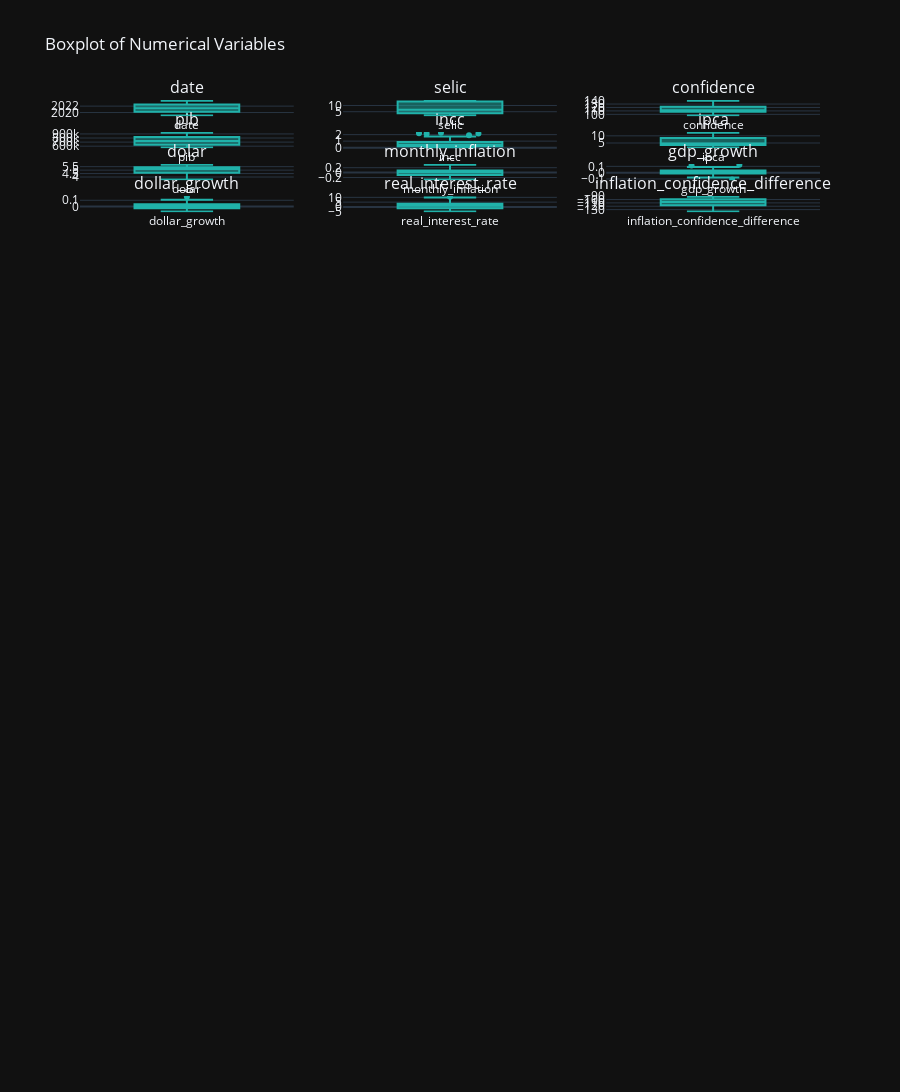

Notebook code for this chart:
### Markdown cell above
#### Outlier Analysis

### Code cell
num_columns = len(df_macroeconomic_book)
num_rows = (num_columns + 2) // 2

subplot_titles = [str(col) for col in df_macroeconomic_book]

fig = sp.make_subplots(rows=num_rows, cols=3, subplot_titles=subplot_titles)

for i, column in enumerate(df_macroeconomic_book, start=1):
    row = (i - 1) // 3 + 1
    col = (i - 1) % 3 + 1

    trace = go.Box(y=df_macroeconomic_book[column], name=column, 
                   marker_color='lightseagreen', boxpoints='outliers', 
                   jitter=0.7, hoverinfo='y+text', 
                   text=())

    fig.add_trace(trace, row=row, col=col)

fig.update_layout(title_text='Boxplot of Numerical Variables', height=300*num_rows, showlegend=False, template='plotly_dark')
fig.show()

### Figure 1 — Plotly figure (JSON) as saved in the notebook; plotly's stock layout.template omitted (floating-point values rounded to 4 significant figures)
{"data": [{"boxpoints": "outliers", "hoverinfo": "y+text", "jitter": 0.7, "marker": {"color": "lightseagreen"}, "name": "date", "text": [], "type": "box", "xaxis": "x", "y": ["2019-01-31", "2019-02-28", "2019-03-31", "2019-04-30", "2019-05-31", "2019-06-30", "2019-07-31", "2019-08-31", "2019-09-30", "2019-10-31", "2019-11-30", "2019-12-31", "2020-01-31", "2020-02-29", "2020-03-31", "2020-04-30", "2020-05-31", "2020-06-30", "2020-07-31", "2020-08-31", "2020-09-30", "2020-10-31", "2020-11-30", "2020-12-31", "2021-01-31", "2021-02-28", "2021-03-31", "2021-04-30", "2021-05-31", "2021-06-30", "2021-07-31", "2021-08-31", "2021-09-30", "2021-10-31", "2021-11-30", "2021-12-31", "2022-01-31", "2022-02-28", "2022-03-31", "2022-04-30", "2022-05-31", "2022-06-30", "2022-07-31", "2022-08-31", "2022-09-30", "2022-10-31", "2022-11-30", "2022-12-31", "2023-01-31", "2023-02-28", "2023-03-31", "2023-04-30", "2023-05-31", "2023-06-30", "2023-07-31", "2023-08-31"], "yaxis": "y"}, {"boxpoints": "outliers", "hoverinfo": "y+text", "jitter": 0.7, "marker": {"color": "lightseagreen"}, "name": "selic", "text": [], "type": "box", "xaxis": "x2", "y": [6.5, 6.5, 6.5, 6.5, 6.5, 6.5, 6.5, 6, 5.5, 5, 5, 4.5, 4.5, 4.25, 3.75, 3.75, 3, 2.25, 2.25, 2, 2, 2, 2, 2, 2, 2, 2.75, 2.75, 3.5, 4.25, 4.25, 5.25, 6.25, 7.75, 7.75, 9.25, 9.25, 10.75, 11.75, 11.75, 12.75, 13.25, 13.25, 13.75, 13.75, 13.75, 13.75, 13.75, 13.75, 13.75, 13.75, 13.75, 13.75, 13.75, 13.75, 13.25], "yaxis": "y2"}, {"boxpoints": "outliers", "hoverinfo": "y+text", "jitter": 0.7, "marker": {"color": "lightseagreen"}, "name": "confidence", "text": [], "type": "box", "xaxis": "x3", "y": [128.6, 139.4, 125.5, 121.7, 117.0, 107.4, 110.9, 114.6, 112.2, 111.8, 118.6, 121.3, 121.3, 131.8, 124.6, 112.0, 96.82, 100.4, 102.8, 102.6, 108.4, 107.6, 111.7, 111.7, 116.1, 116.2, 112.9, 105.0, 105.9, 107.3, 111.0, 112.0, 114.7, 109.4, 109.3, 112, 108.3, 104.0, 105.1, 104.3, 105.9, 103.6, 105.6, 106.8, 111.5, 114.2, 116.8, 122.8, 125.4, 128.8, 127.4, 125.1, 122.2, 125.3, 124.5, 131.0], "yaxis": "y3"}, {"boxpoints": "outliers", "hoverinfo": "y+text", "jitter": 0.7, "marker": {"color": "lightseagreen"}, "name": "pib", "text": [], "type": "box", "xaxis": "x4", "y": [578200.0, 576100.0, 601700.0, 612900.0, 615300.0, 596900.0, 631900.0, 629500.0, 619100.0, 650400.0, 639100.0, 637900.0, 615500.0, 620000.0, 637800.0, 569300.0, 579300.0, 608900.0, 645168, 637700.0, 646800.0, 670157, 676200.0, 702600.0, 677300.0, 706500.0, 768900.0, 733600.0, 724321, 724110, 754400.0, 753700.0, 746400.0, 755400.0, 771500.0, 782600.0, 722800.0, 754100.0, 838800.0, 819800.0, 826100.0, 826000.0, 852900.0, 854000.0, 836700.0, 856400.0, 859800.0, 867900.0, 804200.0, 824700.0, 927600.0, 886200.0, 884231, 880700.0, 909600.0, 912900.0], "yaxis": "y4"}, {"boxpoints": "outliers", "hoverinfo": "y+text", "jitter": 0.7, "marker": {"color": "lightseagreen"}, "name": "incc", "text": [], "type": "box", "xaxis": "x5", "y": [0.49, 0.09, 0.31, 0.38, 0.03, 0.88, 0.58, 0.42, 0.46, 0.18, 0.04, 0.21, 0.38, 0.33, 0.26, 0.22, 0.2, 0.34, 1.17, 0.72, 1.16, 1.73, 1.28, 0.7, 0.89, 1.89, 1.3, 0.9, 2.22, 2.16, 0.85, 0.46, 0.51, 0.86, 0.67, 0.35, 0.71, 0.38, 0.86, 0.95, 2.28, 2.14, 0.86, 0.09, 0.09, 0.12, 0.36, 0.09, 0.46, 0.05, 0.3, 0.14, 0.59, 0.71, 0.1, 0.17], "yaxis": "y5"}, {"boxpoints": "outliers", "hoverinfo": "y+text", "jitter": 0.7, "marker": {"color": "lightseagreen"}, "name": "ipca", "text": [], "type": "box", "xaxis": "x6", "y": [3.78, 3.89, 4.58, 4.94, 4.66, 3.37, 3.22, 3.43, 2.89, 2.54, 3.27, 4.31, 4.19, 4.01, 3.3, 2.4, 1.88, 2.13, 2.31, 2.44, 3.14, 3.92, 4.31, 4.52, 4.56, 5.2, 6.1, 6.76, 8.06, 8.35, 8.99, 9.68, 10.25, 10.67, 10.74, 10.06, 10.38, 10.54, 11.3, 12.13, 11.73, 11.89, 10.07, 8.73, 7.17, 6.47, 5.9, 5.79, 5.77, 5.6, 4.65, 4.18, 3.94, 3.16, 3.99, 4.61], "yaxis": "y6"}, {"boxpoints": "outliers", "hoverinfo": "y+text", "jitter": 0.7, "marker": {"color": "lightseagreen"}, "name": "dolar", "text": [], "type": "box", "xaxis": "x7", "y": [3.651, 3.738, 3.896, 3.945, 3.94, 3.832, 3.764, 4.138, 4.164, 4.003, 4.223, 4.03, 4.269, 4.498, 5.198, 5.426, 5.426, 5.475, 5.203, 5.471, 5.64, 5.771, 5.331, 5.196, 5.475, 5.53, 5.697, 5.403, 5.232, 5.002, 5.121, 5.143, 5.439, 5.642, 5.619, 5.58, 5.357, 5.139, 4.737, 4.918, 4.728, 5.237, 5.188, 5.178, 5.406, 5.256, 5.293, 5.217, 5.099, 5.207, 5.08, 5.0, 5.095, 4.819, 4.741, 4.921], "yaxis": "y7"}, {"boxpoints": "outliers", "hoverinfo": "y+text", "jitter": 0.7, "marker": {"color": "lightseagreen"}, "name": "monthly_inflation", "text": [], "type": "box", "xaxis": "x8", "y": [-0.1119, 0.0291, 0.1774, 0.0786, -0.05668, -0.2768, -0.04451, 0.06522, -0.1574, -0.1211, 0.2874, 0.318, -0.02784, -0.04296, -0.1771, -0.2727, -0.2167, 0.133, 0.08451, 0.05628, 0.2869, 0.2484, 0.09949, 0.04872, 0.00885, 0.1404, 0.1731, 0.1082, 0.1923, 0.03598, 0.07665, 0.07675, 0.05888, 0.04098, 0.00656, -0.06331, 0.03181, 0.01541, 0.07211, 0.07345, -0.03298, 0.01364, -0.1531, -0.1331, -0.1787, -0.09763, -0.0881, -0.01864, -0.003454, -0.02946, -0.1696, -0.1011, -0.05742, -0.198, 0.2627, 0.1554], "yaxis": "y8"}, {"boxpoints": "outliers", "hoverinfo": "y+text", "jitter": 0.7, "marker": {"color": "lightseagreen"}, "name": "gdp_growth", "text": [], "type": "box", "xaxis": "x9", "y": [-0.01576, -0.003675, 0.04454, 0.01856, 0.003894, -0.02988, 0.05862, -0.003766, -0.01656, 0.05048, -0.01728, -0.001912, -0.03505, 0.00732, 0.02864, -0.1074, 0.01768, 0.05102, 0.05957, -0.01158, 0.01433, 0.03605, 0.009037, 0.03903, -0.036, 0.04303, 0.08832, -0.04583, -0.01267, -0.0002913, 0.04187, -0.0009825, -0.009694, 0.01208, 0.02138, 0.01438, -0.07641, 0.04322, 0.1124, -0.02272, 0.007682, -3.499e-05, 0.03255, 0.00131, -0.02028, 0.02359, 0.003861, 0.009508, -0.07342, 0.02554, 0.1247, -0.04459, -0.002254, -0.003997, 0.0328, 0.003642], "yaxis": "y9"}, {"boxpoints": "outliers", "hoverinfo": "y+text", "jitter": 0.7, "marker": {"color": "lightseagreen"}, "name": "dollar_growth", "text": [], "type": "box", "xaxis": "x10", "y": [0.01646, 0.02372, 0.04232, 0.01247, -0.001166, -0.02754, -0.01756, 0.09925, 0.006259, -0.0385, 0.05493, -0.04577, 0.05925, 0.05369, 0.1556, 0.04392, -0.000129, 0.00916, -0.0498, 0.05151, 0.03096, 0.02324, -0.07626, -0.02532, 0.05373, 0.009917, 0.03022, -0.05156, -0.03172, -0.04396, 0.02387, 0.004237, 0.05758, 0.03743, -0.004094, -0.007012, -0.03998, -0.0407, -0.07815, 0.03827, -0.03867, 0.1077, -0.00947, -0.001812, 0.04395, -0.02767, 0.007058, -0.01443, -0.02269, 0.02128, -0.02447, -0.01569, 0.01904, -0.0543, -0.01613, 0.03805], "yaxis": "y10"}, {"boxpoints": "outliers", "hoverinfo": "y+text", "jitter": 0.7, "marker": {"color": "lightseagreen"}, "name": "real_interest_rate", "text": [], "type": "box", "xaxis": "x11", "y": [2.72, 2.61, 1.92, 1.56, 1.84, 3.13, 3.28, 2.57, 2.61, 2.46, 1.73, 0.19, 0.31, 0.24, 0.45, 1.35, 1.12, 0.12, -0.06, -0.44, -1.14, -1.92, -2.31, -2.52, -2.56, -3.2, -3.35, -4.01, -4.56, -4.1, -4.74, -4.43, -4, -2.92, -2.99, -0.81, -1.13, 0.21, 0.45, -0.38, 1.02, 1.36, 3.18, 5.02, 6.58, 7.28, 7.85, 7.96, 7.98, 8.15, 9.1, 9.57, 9.81, 10.59, 9.76, 8.64], "yaxis": "y11"}, {"boxpoints": "outliers", "hoverinfo": "y+text", "jitter": 0.7, "marker": {"color": "lightseagreen"}, "name": "inflation_confidence_difference", "text": [], "type": "box", "xaxis": "x12", "y": [-124.9, -135.5, -121.0, -116.8, -112.3, -104.0, -107.7, -111.2, -109.3, -109.3, -115.4, -117.0, -117.1, -127.8, -121.3, -109.6, -94.94, -98.3, -100.5, -100.2, -105.2, -103.7, -107.3, -107.2, -111.5, -111.0, -106.8, -98.19, -97.84, -98.97, -102.0, -102.3, -104.4, -98.7, -98.61, -101.9, -97.97, -93.51, -93.82, -92.22, -94.14, -91.71, -95.51, -98.03, -104.3, -107.8, -110.9, -117.0, -119.6, -123.2, -122.8, -120.9, -118.3, -122.1, -120.5, -126.4], "yaxis": "y12"}], "layout": {"annotations": [{"font": {"size": 16}, "showarrow": false, "text": "date", "x": 0.1444, "xanchor": "center", "xref": "paper", "y": 1, "yanchor": "bottom", "yref": "paper"}, {"font": {"size": 16}, "showarrow": false, "text": "selic", "x": 0.5, "xanchor": "center", "xref": "paper", "y": 1, "yanchor": "bottom", "yref": "paper"}, {"font": {"size": 16}, "showarrow": false, "text": "confidence", "x": 0.8556, "xanchor": "center", "xref": "paper", "y": 1, "yanchor": "bottom", "yref": "paper"}, {"font": {"size": 16}, "showarrow": false, "text": "pib", "x": 0.1444, "xanchor": "center", "xref": "paper", "y": 0.9649, "yanchor": "bottom", "yref": "paper"}, {"font": {"size": 16}, "showarrow": false, "text": "incc", "x": 0.5, "xanchor": "center", "xref": "paper", "y": 0.9649, "yanchor": "bottom", "yref": "paper"}, {"font": {"size": 16}, "showarrow": false, "text": "ipca", "x": 0.8556, "xanchor": "center", "xref": "paper", "y": 0.9649, "yanchor": "bottom", "yref": "paper"}, {"font": {"size": 16}, "showarrow": false, "text": "dolar", "x": 0.1444, "xanchor": "center", "xref": "paper", "y": 0.9298, "yanchor": "bottom", "yref": "paper"}, {"font": {"size": 16}, "showarrow": false, "text": "monthly_inflation", "x": 0.5, "xanchor": "center", "xref": "paper", "y": 0.9298, "yanchor": "bottom", "yref": "paper"}, {"font": {"size": 16}, "showarrow": false, "text": "gdp_growth", "x": 0.8556, "xanchor": "center", "xref": "paper", "y": 0.9298, "yanchor": "bottom", "yref": "paper"}, {"font": {"size": 16}, "showarrow": false, "text": "dollar_growth", "x": 0.1444, "xanchor": "center", "xref": "paper", "y": 0.8948, "yanchor": "bottom", "yref": "paper"}, {"font": {"size": 16}, "showarrow": false, "text": "real_interest_rate", "x": 0.5, "xanchor": "center", "xref": "paper", "y": 0.8948, "yanchor": "bottom", "yref": "paper"}, {"font": {"size": 16}, "showarrow": false, "text": "inflation_confidence_difference", "x": 0.8556, "xanchor": "center", "xref": "paper", "y": 0.8948, "yanchor": "bottom", "yref": "paper"}], "height": 8700, "showlegend": false, "title": {"text": "Boxplot of Numerical Variables"}, "xaxis": {"anchor": "y", "domain": [0, 0.2889]}, "xaxis10": {"anchor": "y10", "domain": [0, 0.2889]}, "xaxis11": {"anchor": "y11", "domain": [0.3556, 0.6444]}, "xaxis12": {"anchor": "y12", "domain": [0.7111, 1]}, "xaxis13": {"anchor": "y13", "domain": [0, 0.2889]}, "xaxis14": {"anchor": "y14", "domain": [0.3556, 0.6444]}, "xaxis15": {"anchor": "y15", "domain": [0.7111, 1]}, "xaxis16": {"anchor": "y16", "domain": [0, 0.2889]}, "xaxis17": {"anchor": "y17", "domain": [0.3556, 0.6444]}, "xaxis18": {"anchor": "y18", "domain": [0.7111, 1]}, "xaxis19": {"anchor": "y19", "domain": [0, 0.2889]}, "xaxis2": {"anchor": "y2", "domain": [0.3556, 0.6444]}, "xaxis20": {"anchor": "y20", "domain": [0.3556, 0.6444]}, "xaxis21": {"anchor": "y21", "domain": [0.7111, 1]}, "xaxis22": {"anchor": "y22", "domain": [0, 0.2889]}, "xaxis23": {"anchor": "y23", "domain": [0.3556, 0.6444]}, "xaxis24": {"anchor": "y24", "domain": [0.7111, 1]}, "xaxis25": {"anchor": "y25", "domain": [0, 0.2889]}, "xaxis26": {"anchor": "y26", "domain": [0.3556, 0.6444]}, "xaxis27": {"anchor": "y27", "domain": [0.7111, 1]}, "xaxis28": {"anchor": "y28", "domain": [0, 0.2889]}, "xaxis29": {"anchor": "y29", "domain": [0.3556, 0.6444]}, "xaxis3": {"anchor": "y3", "domain": [0.7111, 1]}, "xaxis30": {"anchor": "y30", "domain": [0.7111, 1]}, "xaxis31": {"anchor": "y31", "domain": [0, 0.2889]}, "xaxis32": {"anchor": "y32", "domain": [0.3556, 0.6444]}, "xaxis33": {"anchor": "y33", "domain": [0.7111, 1]}, "xaxis34": {"anchor": "y34", "domain": [0, 0.2889]}, "xaxis35": {"anchor": "y35", "domain": [0.3556, 0.6444]}, "xaxis36": {"anchor": "y36", "domain": [0.7111, 1]}, "xaxis37": {"anchor": "y37", "domain": [0, 0.2889]}, "xaxis38": {"anchor": "y38", "domain": [0.3556, 0.6444]}, "xaxis39": {"anchor": "y39", "domain": [0.7111, 1]}, "xaxis4": {"anchor": "y4", "domain": [0, 0.2889]}, "xaxis40": {"anchor": "y40", "domain": [0, 0.2889]}, "xaxis41": {"anchor": "y41", "domain": [0.3556, 0.6444]}, "xaxis42": {"anchor": "y42", "domain": [0.7111, 1]}, "xaxis43": {"anchor": "y43", "domain": [0, 0.2889]}, "xaxis44": {"anchor": "y44", "domain": [0.3556, 0.6444]}, "xaxis45": {"anchor": "y45", "domain": [0.7111, 1]}, "xaxis46": {"anchor": "y46", "domain": [0, 0.2889]}, "xaxis47": {"anchor": "y47", "domain": [0.3556, 0.6444]}, "xaxis48": {"anchor": "y48", "domain": [0.7111, 1]}, "xaxis49": {"anchor": "y49", "domain": [0, 0.2889]}, "xaxis5": {"anchor": "y5", "domain": [0.3556, 0.6444]}, "xaxis50": {"anchor": "y50", "domain": [0.3556, 0.6444]}, "xaxis51": {"anchor": "y51", "domain": [0.7111, 1]}, "xaxis52": {"anchor": "y52", "domain": [0, 0.2889]}, "xaxis53": {"anchor": "y53", "domain": [0.3556, 0.6444]}, "xaxis54": {"anchor": "y54", "domain": [0.7111, 1]}, "xaxis55": {"anchor": "y55", "domain": [0, 0.2889]}, "xaxis56": {"anchor": "y56", "domain": [0.3556, 0.6444]}, "xaxis57": {"anchor": "y57", "domain": [0.7111, 1]}, "xaxis58": {"anchor": "y58", "domain": [0, 0.2889]}, "xaxis59": {"anchor": "y59", "domain": [0.3556, 0.6444]}, "xaxis6": {"anchor": "y6", "domain": [0.7111, 1]}, "xaxis60": {"anchor": "y60", "domain": [0.7111, 1]}, "xaxis61": {"anchor": "y61", "domain": [0, 0.2889]}, "xaxis62": {"anchor": "y62", "domain": [0.3556, 0.6444]}, "xaxis63": {"anchor": "y63", "domain": [0.7111, 1]}, "xaxis64": {"anchor": "y64", "domain": [0, 0.2889]}, "xaxis65": {"anchor": "y65", "domain": [0.3556, 0.6444]}, "xaxis66": {"anchor": "y66", "domain": [0.7111, 1]}, "xaxis67": {"anchor": "y67", "domain": [0, 0.2889]}, "xaxis68": {"anchor": "y68", "domain": [0.3556, 0.6444]}, "xaxis69": {"anchor": "y69", "domain": [0.7111, 1]}, "xaxis7": {"anchor": "y7", "domain": [0, 0.2889]}, "xaxis70": {"anchor": "y70", "domain": [0, 0.2889]}, "xaxis71": {"anchor": "y71", "domain": [0.3556, 0.6444]}, "xaxis72": {"anchor": "y72", "domain": [0.7111, 1]}, "xaxis73": {"anchor": "y73", "domain": [0, 0.2889]}, "xaxis74": {"anchor": "y74", "domain": [0.3556, 0.6444]}, "xaxis75": {"anchor": "y75", "domain": [0.7111, 1]}, "xaxis76": {"anchor": "y76", "domain": [0, 0.2889]}, "xaxis77": {"anchor": "y77", "domain": [0.3556, 0.6444]}, "xaxis78": {"anchor": "y78", "domain": [0.7111, 1]}, "xaxis79": {"anchor": "y79", "domain": [0, 0.2889]}, "xaxis8": {"anchor": "y8", "domain": [0.3556, 0.6444]}, "xaxis80": {"anchor": "y80", "domain": [0.3556, 0.6444]}, "xaxis81": {"anchor": "y81", "domain": [0.7111, 1]}, "xaxis82": {"anchor": "y82", "domain": [0, 0.2889]}, "xaxis83": {"anchor": "y83", "domain": [0.3556, 0.6444]}, "xaxis84": {"anchor": "y84", "domain": [0.7111, 1]}, "xaxis85": {"anchor": "y85", "domain": [0, 0.2889]}, "xaxis86": {"anchor": "y86", "domain": [0.3556, 0.6444]}, "xaxis87": {"anchor": "y87", "domain": [0.7111, 1]}, "xaxis9": {"anchor": "y9", "domain": [0.7111, 1]}, "yaxis": {"anchor": "x", "domain": [0.9822, 1]}, "yaxis10": {"anchor": "x10", "domain": [0.8769, 0.8948]}, "yaxis11": {"anchor": "x11", "domain": [0.8769, 0.8948]}, "yaxis12": {"anchor": "x12", "domain": [0.8769, 0.8948]}, "yaxis13": {"anchor": "x13", "domain": [0.8419, 0.8597]}, "yaxis14": {"anchor": "x14", "domain": [0.8419, 0.8597]}, "yaxis15": {"anchor": "x15", "domain": [0.8419, 0.8597]}, "yaxis16": {"anchor": "x16", "domain": [0.8068, 0.8246]}, "yaxis17": {"anchor": "x17", "domain": [0.8068, 0.8246]}, "yaxis18": {"anchor": "x18", "domain": [0.8068, 0.8246]}, "yaxis19": {"anchor": "x19", "domain": [0.7717, 0.7895]}, "yaxis2": {"anchor": "x2", "domain": [0.9822, 1]}, "yaxis20": {"anchor": "x20", "domain": [0.7717, 0.7895]}, "yaxis21": {"anchor": "x21", "domain": [0.7717, 0.7895]}, "yaxis22": {"anchor": "x22", "domain": [0.7366, 0.7545]}, "yaxis23": {"anchor": "x23", "domain": [0.7366, 0.7545]}, "yaxis24": {"anchor": "x24", "domain": [0.7366, 0.7545]}, "yaxis25": {"anchor": "x25", "domain": [0.7015, 0.7194]}, "yaxis26": {"anchor": "x26", "domain": [0.7015, 0.7194]}, "yaxis27": {"anchor": "x27", "domain": [0.7015, 0.7194]}, "yaxis28": {"anchor": "x28", "domain": [0.6665, 0.6843]}, "yaxis29": {"anchor": "x29", "domain": [0.6665, 0.6843]}, "yaxis3": {"anchor": "x3", "domain": [0.9822, 1]}, "yaxis30": {"anchor": "x30", "domain": [0.6665, 0.6843]}, "yaxis31": {"anchor": "x31", "domain": [0.6314, 0.6492]}, "yaxis32": {"anchor": "x32", "domain": [0.6314, 0.6492]}, "yaxis33": {"anchor": "x33", "domain": [0.6314, 0.6492]}, "yaxis34": {"anchor": "x34", "domain": [0.5963, 0.6141]}, "yaxis35": {"anchor": "x35", "domain": [0.5963, 0.6141]}, "yaxis36": {"anchor": "x36", "domain": [0.5963, 0.6141]}, "yaxis37": {"anchor": "x37", "domain": [0.5612, 0.5791]}, "yaxis38": {"anchor": "x38", "domain": [0.5612, 0.5791]}, "yaxis39": {"anchor": "x39", "domain": [0.5612, 0.5791]}, "yaxis4": {"anchor": "x4", "domain": [0.9471, 0.9649]}, "yaxis40": {"anchor": "x40", "domain": [0.5262, 0.544]}, "yaxis41": {"anchor": "x41", "domain": [0.5262, 0.544]}, "yaxis42": {"anchor": "x42", "domain": [0.5262, 0.544]}, "yaxis43": {"anchor": "x43", "domain": [0.4911, 0.5089]}, "yaxis44": {"anchor": "x44", "domain": [0.4911, 0.5089]}, "yaxis45": {"anchor": "x45", "domain": [0.4911, 0.5089]}, "yaxis46": {"anchor": "x46", "domain": [0.456, 0.4738]}, "yaxis47": {"anchor": "x47", "domain": [0.456, 0.4738]}, "yaxis48": {"anchor": "x48", "domain": [0.456, 0.4738]}, "yaxis49": {"anchor": "x49", "domain": [0.4209, 0.4388]}, "yaxis5": {"anchor": "x5", "domain": [0.9471, 0.9649]}, "yaxis50": {"anchor": "x50", "domain": [0.4209, 0.4388]}, "yaxis51": {"anchor": "x51", "domain": [0.4209, 0.4388]}, "yaxis52": {"anchor": "x52", "domain": [0.3859, 0.4037]}, "yaxis53": {"anchor": "x53", "domain": [0.3859, 0.4037]}, "yaxis54": {"anchor": "x54", "domain": [0.3859, 0.4037]}, "yaxis55": {"anchor": "x55", "domain": [0.3508, 0.3686]}, "yaxis56": {"anchor": "x56", "domain": [0.3508, 0.3686]}, "yaxis57": {"anchor": "x57", "domain": [0.3508, 0.3686]}, "yaxis58": {"anchor": "x58", "domain": [0.3157, 0.3335]}, "yaxis59": {"anchor": "x59", "domain": [0.3157, 0.3335]}, "yaxis6": {"anchor": "x6", "domain": [0.9471, 0.9649]}, "yaxis60": {"anchor": "x60", "domain": [0.3157, 0.3335]}, "yaxis61": {"anchor": "x61", "domain": [0.2806, 0.2985]}, "yaxis62": {"anchor": "x62", "domain": [0.2806, 0.2985]}, "yaxis63": {"anchor": "x63", "domain": [0.2806, 0.2985]}, "yaxis64": {"anchor": "x64", "domain": [0.2455, 0.2634]}, "yaxis65": {"anchor": "x65", "domain": [0.2455, 0.2634]}, "yaxis66": {"anchor": "x66", "domain": [0.2455, 0.2634]}, "yaxis67": {"anchor": "x67", "domain": [0.2105, 0.2283]}, "yaxis68": {"anchor": "x68", "domain": [0.2105, 0.2283]}, "yaxis69": {"anchor": "x69", "domain": [0.2105, 0.2283]}, "yaxis7": {"anchor": "x7", "domain": [0.912, 0.9298]}, "yaxis70": {"anchor": "x70", "domain": [0.1754, 0.1932]}, "yaxis71": {"anchor": "x71", "domain": [0.1754, 0.1932]}, "yaxis72": {"anchor": "x72", "domain": [0.1754, 0.1932]}, "yaxis73": {"anchor": "x73", "domain": [0.1403, 0.1581]}, "yaxis74": {"anchor": "x74", "domain": [0.1403, 0.1581]}, "yaxis75": {"anchor": "x75", "domain": [0.1403, 0.1581]}, "yaxis76": {"anchor": "x76", "domain": [0.1052, 0.1231]}, "yaxis77": {"anchor": "x77", "domain": [0.1052, 0.1231]}, "yaxis78": {"anchor": "x78", "domain": [0.1052, 0.1231]}, "yaxis79": {"anchor": "x79", "domain": [0.07015, 0.08799]}, "yaxis8": {"anchor": "x8", "domain": [0.912, 0.9298]}, "yaxis80": {"anchor": "x80", "domain": [0.07015, 0.08799]}, "yaxis81": {"anchor": "x81", "domain": [0.07015, 0.08799]}, "yaxis82": {"anchor": "x82", "domain": [0.03508, 0.05291]}, "yaxis83": {"anchor": "x83", "domain": [0.03508, 0.05291]}, "yaxis84": {"anchor": "x84", "domain": [0.03508, 0.05291]}, "yaxis85": {"anchor": "x85", "domain": [0, 0.01784]}, "yaxis86": {"anchor": "x86", "domain": [0, 0.01784]}, "yaxis87": {"anchor": "x87", "domain": [0, 0.01784]}, "yaxis9": {"anchor": "x9", "domain": [0.912, 0.9298]}}}
